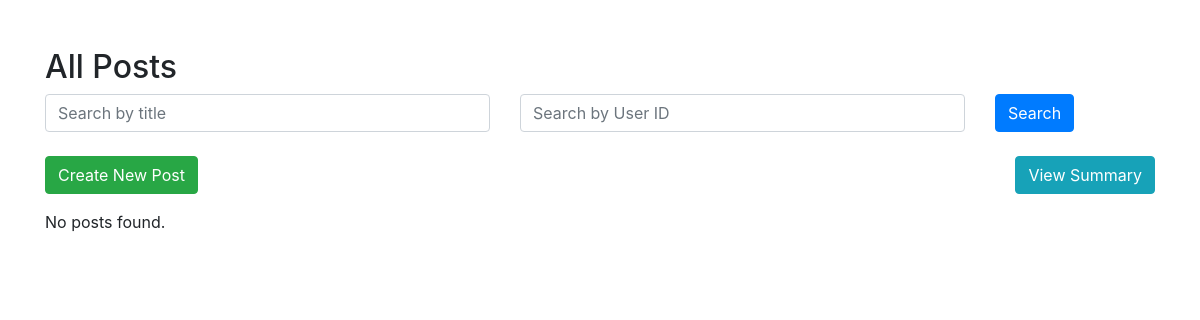
Page /view_posts on the earlier database version.
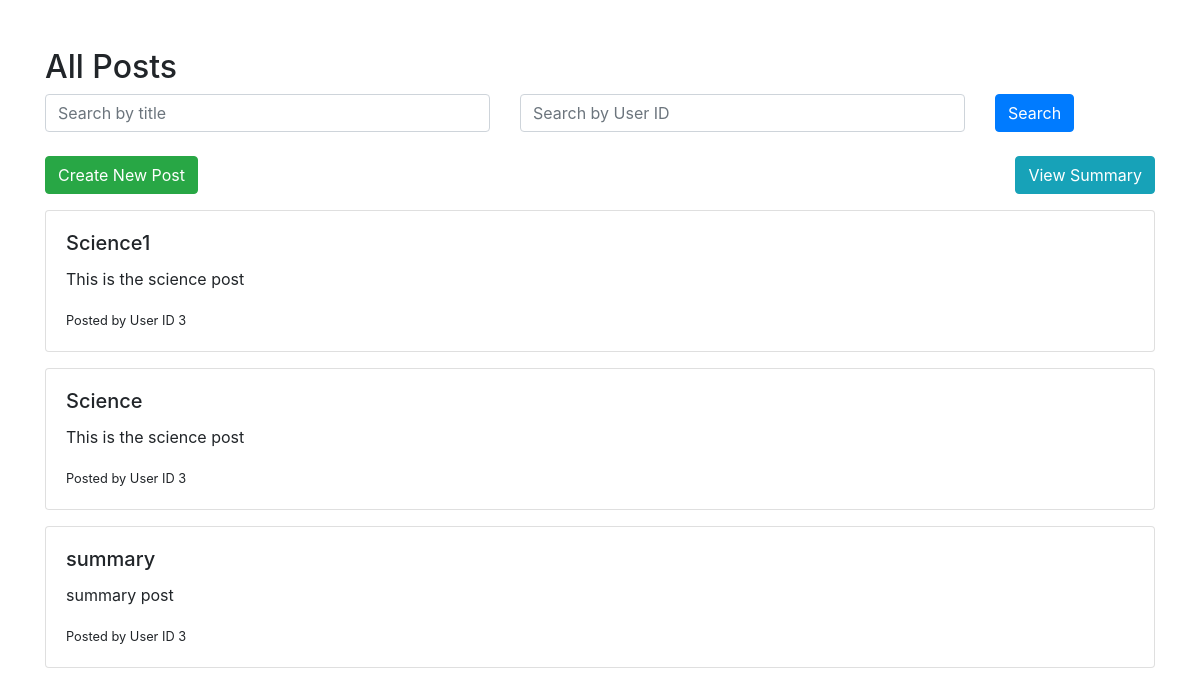
Same page on the later database version.
### models/models.py (models this page shows)
class Post(db.Model):
    __tablename__ = 'posts'
    id = db.Column(db.Integer, primary_key=True)
    title = db.Column(db.String(100), nullable=False)
    content = db.Column(db.Text, nullable=False)
    user_id = db.Column(db.Integer, db.ForeignKey('users.id'), nullable=False)
    flagged = db.Column(db.Boolean, default=False)

### controllers/controllers.py (the view)
@controllers.route("/view_posts",methods=['GET'])
def view_posts():
    posts = Post.query.all()
    return render_template('view_posts.html',posts=posts)

### templates/view_posts.html (shortened to what this page needs)
<!DOCTYPE html>
<html lang="en">
<head>
    <link href="https://stackpath.bootstrapcdn.com/bootstrap/4.5.2/css/bootstrap.min.css" rel="stylesheet">
</head>
<body>
    <div class="container mt-5">
        <h2>All Posts</h2>
        <form action="{{ url_for('controllers.search_posts') }}" method="GET" class="mb-4">
            <div class="row">
                <div class="col-md-5">
                    <input type="text" name="title" class="form-control" placeholder="Search by title" value="{{ request.args.get('title', '') }}">
                </div>
                <div class="col-md-5">
                    <input type="text" name="user_id" class="form-control" placeholder="Search by User ID" value="{{ request.args.get('user_id', '') }}">
                </div>
                <div class="col-md-2">
                    <button type="submit" class="btn btn-primary">Search</button>
                </div>
            </div>
        </form>
        <div class="d-flex justify-content-between mb-3">
            <a href="{{ url_for('controllers.create_post') }}" class="btn btn-success">Create New Post</a>
            <a href="{{ url_for('controllers.summary') }}" class="btn btn-info">View Summary</a>
        </div>
        {% if posts %}
            {% for post in posts %}
            <div class="card mb-3">
                <div class="card-body">
                    <h5 class="card-title">{{ post.title }}</h5>
                    <p class="card-text">{{ post.content }}</p>
                    <small>Posted by User ID {{ post.user_id }}</small>
                </div>
            </div>
            {% endfor %}
        {% else %}
            <p>No posts found.</p>
        {% endif %}
    </div>
</body>
</html>

Differences in the rows shown:
added Post: title "Science1", content "This is the science post", user_id "3"
added Post: title "Science", content "This is the science post", user_id "3"
added Post: title "summary", content "summary post", user_id "3"
Other differences:
text no longer shown: "No posts found."
